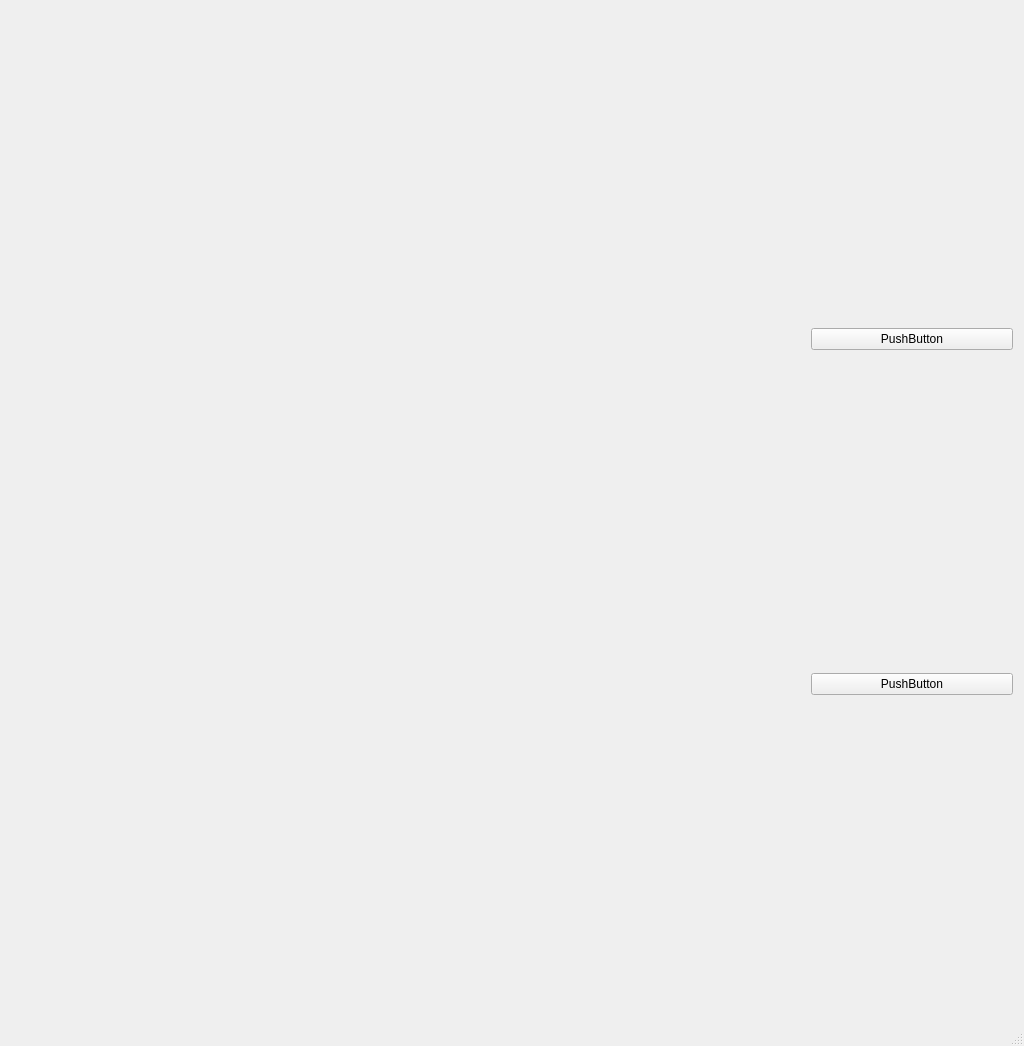
<?xml version="1.0" encoding="UTF-8"?>
<ui version="4.0">
 <class>Menu</class>
 <widget class="QMainWindow" name="Menu">
  <property name="enabled">
   <bool>true</bool>
  </property>
  <property name="geometry">
   <rect>
    <x>0</x>
    <y>0</y>
    <width>1024</width>
    <height>1044</height>
   </rect>
  </property>
  <property name="windowTitle">
   <string>MainWindow</string>
  </property>
  <widget class="QWidget" name="centralWidget">
   <property name="minimumSize">
    <size>
     <width>1024</width>
     <height>1024</height>
    </size>
   </property>
   <property name="maximumSize">
    <size>
     <width>1024</width>
     <height>1024</height>
    </size>
   </property>
   <widget class="QWidget" name="widget" native="true">
    <property name="geometry">
     <rect>
      <x>800</x>
      <y>0</y>
      <width>224</width>
      <height>1024</height>
     </rect>
    </property>
    <property name="sizePolicy">
     <sizepolicy hsizetype="Fixed" vsizetype="Fixed">
      <horstretch>0</horstretch>
      <verstretch>0</verstretch>
     </sizepolicy>
    </property>
    <property name="minimumSize">
     <size>
      <width>224</width>
      <height>1024</height>
     </size>
    </property>
    <property name="maximumSize">
     <size>
      <width>224</width>
      <height>1024</height>
     </size>
    </property>
    <layout class="QVBoxLayout" name="verticalLayout">
     <item>
      <widget class="QPushButton" name="pushButton">
       <property name="text">
        <string>PushButton</string>
       </property>
      </widget>
     </item>
     <item>
      <widget class="QPushButton" name="pushButton_2">
       <property name="text">
        <string>PushButton</string>
       </property>
      </widget>
     </item>
    </layout>
   </widget>
  </widget>
  <widget class="QStatusBar" name="statusBar"/>
 </widget>
 <layoutdefault spacing="6" margin="11"/>
 <resources/>
 <connections/>
</ui>
